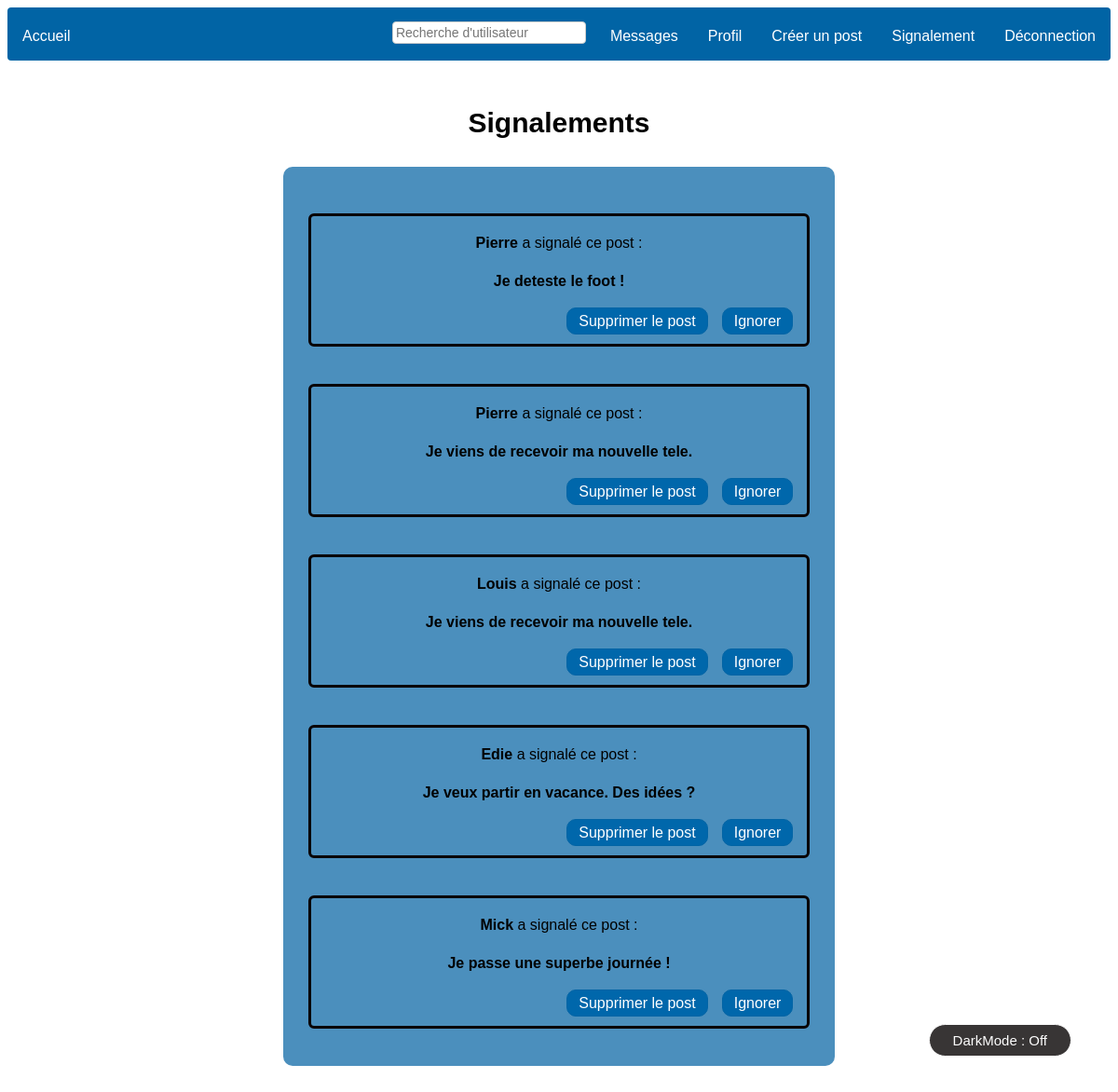
The page /WEBSITE/report_list.php (signed in) on the database its author committed.
### tables this page shows
CREATE TABLE `report` (
  `id` int(11) NOT NULL,
  `id_user` int(11) NOT NULL,
  `id_post` int(11) NOT NULL,
  `date` datetime NOT NULL
);

CREATE TABLE `users` (
  `id` int(11) NOT NULL,
  `pseudo` varchar(100) NOT NULL,
  `email` varchar(100) NOT NULL,
  `mot_de_passe` varchar(100) NOT NULL,
  `admin` tinyint(1) NOT NULL,
  `private` tinyint(1) NOT NULL,
  `bio` text DEFAULT NULL
);

CREATE TABLE `posts` (
  `id_post` int(11) NOT NULL,
  `id_user` int(11) NOT NULL,
  `post` varchar(1024) NOT NULL,
  `date` datetime NOT NULL
);

### WEBSITE/report_list.php (the view, shortened to what this page needs)
<?php
$bdd = new PDO('mysql:host=127.0.0.1;dbname=database', 'root', '');
if (isset($_SESSION['id']) and !empty($_SESSION['id']) and isset($_SESSION['admin'])) {
	$msg = $bdd->prepare('SELECT * FROM report ORDER BY date DESC');
	$msg->execute();
?>
	<!DOCTYPE html>
	<html>
	<head>
	</head>
	<body>
		<?php include('menu.php') ?>
		<div class="header">
			<h2>Signalements</h2>
		</div>
		<ul class="posts">
			<?php
			while ($m = $msg->fetch()) {
				$p_exp = $bdd->prepare('SELECT pseudo FROM users WHERE id = ?');
				$p_exp->execute(array($m['id_user']));
				$p_exp = $p_exp->fetch();
				$p_exp = $p_exp['pseudo'];
			?>
				<li class="post">
					<p><b><?= $p_exp ?></b> a signalé ce post :
						<b>
							<div class="message">
								<?php
								$post = $bdd->prepare('SELECT * FROM posts WHERE id_post=?');
								$post->execute(array($m["id_post"]));
								$post = $post->fetch();
								echo $post['post'];
								?>
							</div>
						</b>
					</p>
					<?php echo "<a class=\"delete\" href=\"delete_report.php?id_report=" . $m["id"] . "\"><input type=\"button\" class=\"supprimer\" value=\"Ignorer\"</input></a>"; ?>
					<?php echo "<a class=\"delete\" href=\"delete_report.php?id_report=" . $m["id"] . "&delete=1\"><input type=\"button\" class=\"supprimer\" value=\"Supprimer le post\"</input></a>"; ?>
				</li>
			<?php } ?>
		</ul>
	</body>
	<? include('darkmode.php'); ?>
	</html>
<?php } else {
	header('location: index.php');
} ?>

### WEBSITE/CSS/style.css (style rules this page uses)
body { text-align: center; font-family: Arial, sans-serif; }
a:not([id="scrollUp"]) { color: black; }
input[type="button"]:not([class="follow"]):not([class="new_mes"]):not([class="report"]) { padding: 5px 12px 4px; color: #fff; background-color: #0067ab; font-size: 16px; border: 1px solid #0164a5; border-radius: 10px; margin-right: 15px; margin-bottom: 10px; float: right; display: block; cursor: pointer; }
ul[class="posts"] { list-style-type: none; margin: auto; margin-top: 30px; margin-bottom: 30px; padding: 0; overflow: hidden; background-color: #4b8fbd; width: 50%; border-radius: 10px; line-height: 25px; text-align: center; }
li[class="post"] { font-family: Arial, sans-serif; margin: auto; padding: 0; line-height: 25px; text-align: center; border: 3px solid rgb(8, 0, 0); width: 90%; margin-top: 40px; margin-bottom: 40px; border-radius: 6px; overflow: hidden; word-wrap: break-word; }
div[class="header"] { margin-top: 50px; font-size: 20px; font-family: Arial, sans-serif; }

### rows shown on the page
report: id_user.pseudo "Pierre", id_post.post "Je deteste le foot !"
report: id_user.pseudo "Pierre", id_post.post "Je viens de recevoir ma nouvelle tele."
report: id_user.pseudo "Louis", id_post.post "Je viens de recevoir ma nouvelle tele."
report: id_user.pseudo "Edie", id_post.post "Je veux partir en vacance. Des idées ?"
report: id_user.pseudo "Mick", id_post.post "Je passe une superbe journée !"
